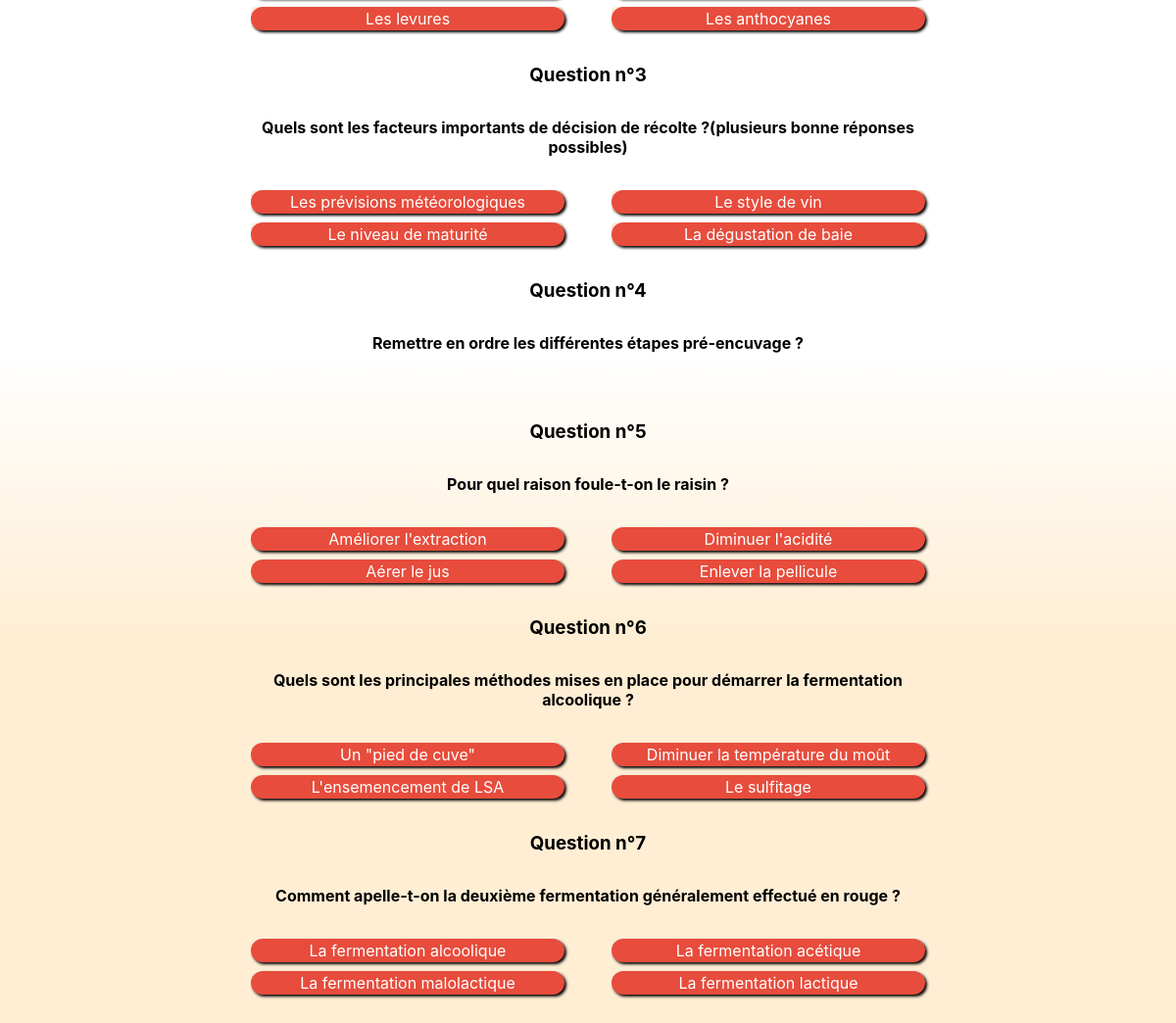
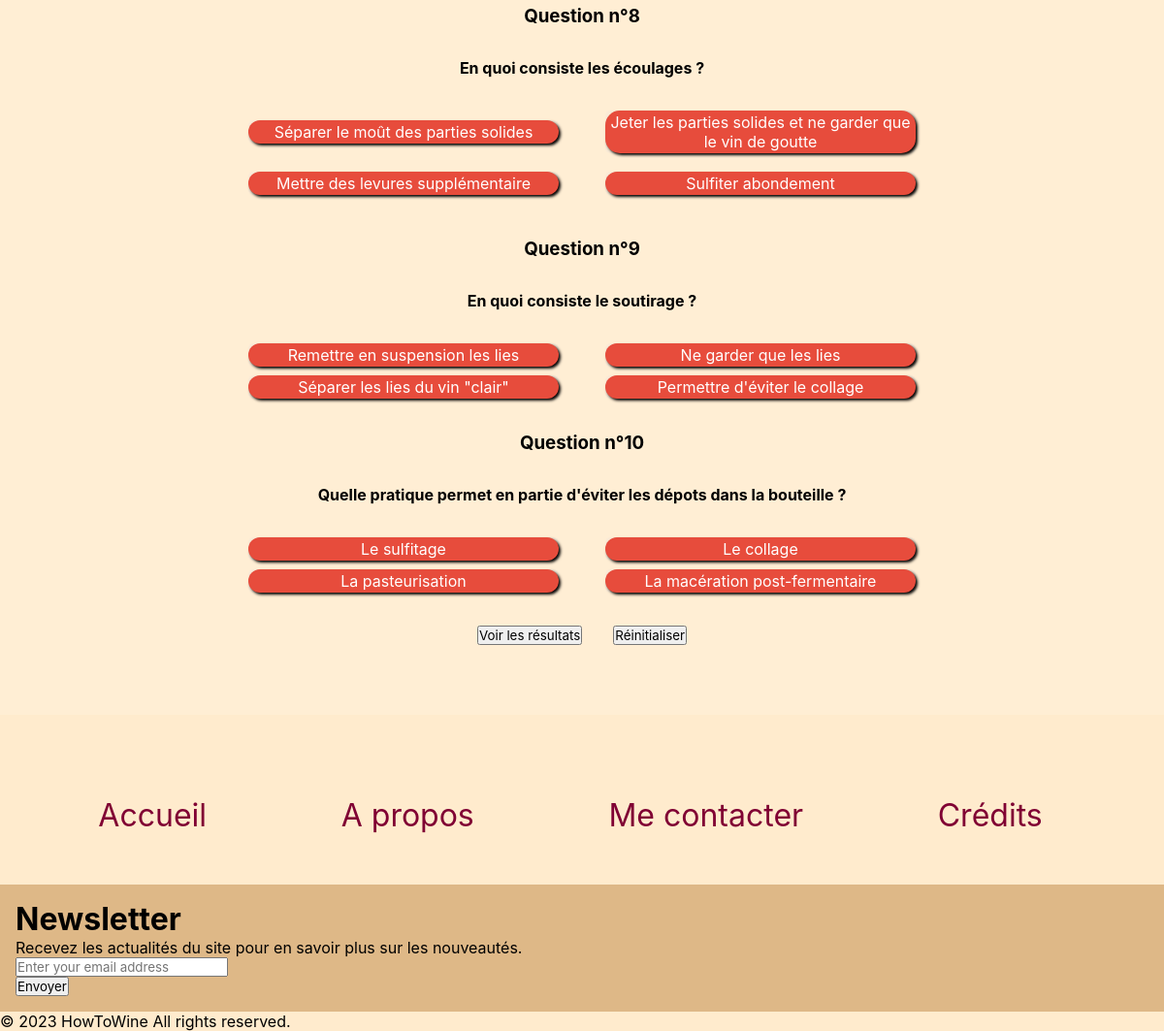
The page /mvc_HowToWine/index.php?page=question&action=consulter&idsoustheme=1&idquestionnaire=1 (lower part) on the database as committed earlier (2 pictures, top to bottom).
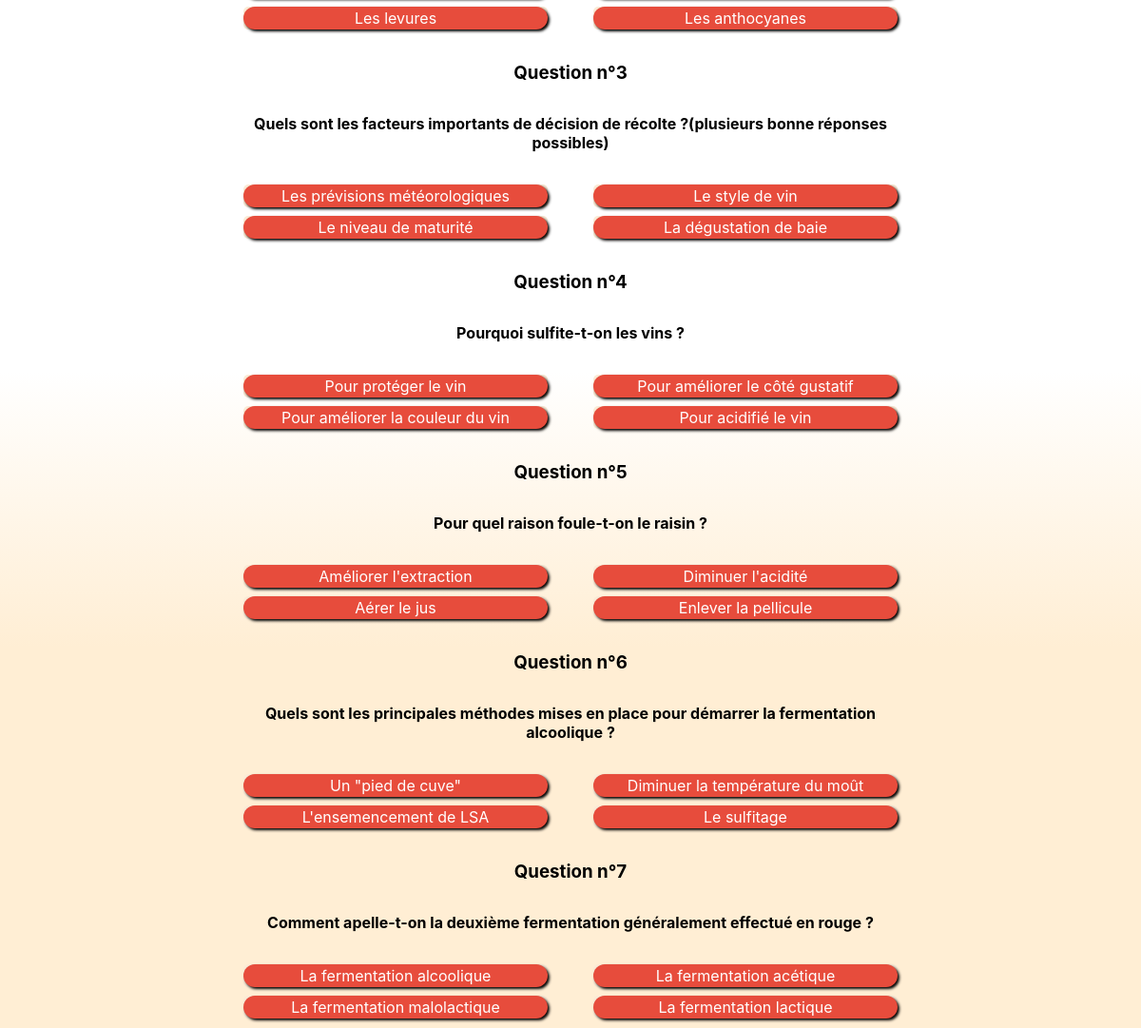
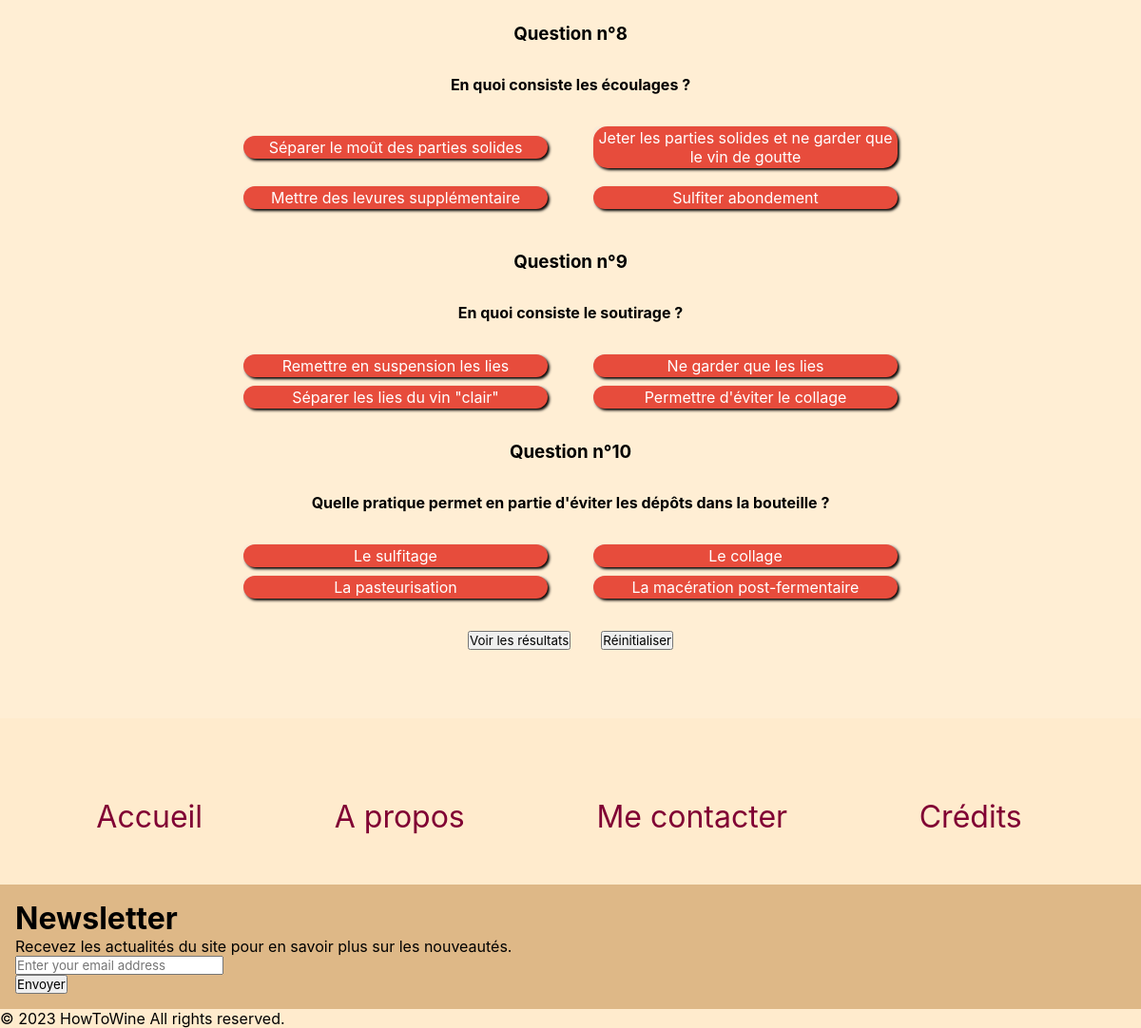
The same page on the database as committed later (2 pictures, top to bottom).
### tables this page shows
CREATE TABLE `reponses` (
  `id` int(11) NOT NULL AUTO_INCREMENT,
  `libelle` text NOT NULL,
  `bonne_reponse` tinyint(1) NOT NULL,
  `id_question` int(11) NOT NULL,
  PRIMARY KEY (`id`),
  KEY `reponses_FK` (`id_question`),
  CONSTRAINT `reponses_FK` FOREIGN KEY (`id_question`) REFERENCES `question` (`id`)
);

CREATE TABLE `question` (
  `id` int(11) NOT NULL AUTO_INCREMENT,
  `intitule` text NOT NULL,
  `id_soustheme` int(11) DEFAULT NULL,
  PRIMARY KEY (`id`),
  KEY `question_FK` (`id_soustheme`)
);

### mvc_HowToWine/includes/core/models/dao/daoQuestion.php (called while the page is built, shortened)
<?php
	require_once "includes/core/models/class/Question.php";
	require_once "includes/core/models/class/Answer.php";
	function getAllQuestionsForQuiz(int $idSubTheme, int $idQuiz){
		$conn = getConnexion();
    	$SQLQuery = "select question.id, intitule
			from question inner join classer on question.id = classer.id_question
			where classer.id_sous_theme = :idsstheme
				and classer.id_questionnaire = :idquestionnaire";
		$SQLStmt = $conn->prepare($SQLQuery);
		$SQLStmt->bindValue(':idsstheme', $idSubTheme, PDO::PARAM_INT);
		$SQLStmt->bindValue(':idquestionnaire', $idQuiz, PDO::PARAM_INT);
		$SQLStmt->execute();
		$questions = array();
		while ($SQLRow = $SQLStmt->fetch(PDO::FETCH_ASSOC)){
			$question = new Question($SQLRow['intitule']);
			$question->setId($SQLRow['id']);
			$questions[] = $question;
		}
		return $questions;
	}
function getAllAnswersByQuestion(int $idQuestion): array{
    $conn = getConnexion();
	$SQLQuery = "SELECT reponses.id , libelle , bonne_reponse
	FROM question
	INNER JOIN reponses ON reponses.id_question = question.id
	WHERE question.id = :id";
	$SQLStmt = $conn->prepare($SQLQuery);
	$SQLStmt->bindValue(':id', $idQuestion, PDO::PARAM_INT);
	$SQLStmt->execute();
	$answersByQuestions = array();
	while ($SQLRow = $SQLStmt->fetch(PDO::FETCH_ASSOC)){
	$answer = new Answer($SQLRow['libelle'], $SQLRow['bonne_reponse']);
	$answer->setId($SQLRow['id']);
	$answersByQuestions[] = $answer;
}
return $answersByQuestions;
}

### mvc_HowToWine/index.php (called while the page is built)
<?php
    require_once("includes/core/rooter.php");

### mvc_HowToWine/includes/core/models/class/Question.php (called while the page is built, shortened)
<?php
	class Question{
		private string $entitled;
		private $answers = array();
		public function __construct(string $entitled = ""){
			$this->entitled = $entitled;
			$this->answers = array();
		}
		public function getEntitled(): string{
			return $this->entitled;
		}
		public function getAnswers(): array{
			return $this->answers;
		}
		public function setAnswers($answers = array()): void{
			$this->answers = $answers;
		}
	}

### mvc_HowToWine/includes/core/models/class/Answer.php (called while the page is built, shortened)
<?php
	class Answer{
		private int $id;
		private string $content;
		public function __construct(string $content ="", bool $good_anwser= false){
			$this->id = 0;
			$this->content = $content;
		}
		public function getId(): int{
			return $this->id;
		}
		public function setId(int $id): void{
			$this->id = $id;
		}
		public function getContent(): string{
			return $this->content;
		}
	}

### mvc_HowToWine/includes/partials/frm_question.phtml (the view, shortened to what this page needs)
<?php
$i = 1;
$j = 1;
foreach($questions as $question){
print('<div class="numberQuestion">');
    print('<h3>Question n°'.$i++.'<h3>');
print('</div>');
print('<h4>'.$question->getEntitled().'</h4>');
print('<div id="answerBox">');
    foreach ($question->getAnswers() as $answer){
        print('<div class="reponseBoite"id="reponse'.$answer->getId().'">');
            print('<div id="chooseBox">');
                print('<label class="checkLabel"for="checkbox-button-opt-'.$j++.'"><div>'.$answer->getContent().'</div>');
            print('</div>');
        print('</div>');
    }
print('</div>');
}

Rows that differ between the two databases and show on the page:
changed question: intitule "Remettre en ordre les différentes étapes pré-encuvage ?" → "Pourquoi sulfite-t-on les vins ?"
added reponses: libelle "Pour protéger le vin", shown under question "Pourquoi sulfite-t-on les vins ?"
added reponses: libelle "Pour améliorer le côté gustatif", shown under question "Pourquoi sulfite-t-on les vins ?"
added reponses: libelle "Pour améliorer la couleur du vin", shown under question "Pourquoi sulfite-t-on les vins ?"
added reponses: libelle "Pour acidifié le vin", shown under question "Pourquoi sulfite-t-on les vins ?"
changed question: intitule "Quelle pratique permet en partie d'éviter les dépots dans la bouteille ?" → "Quelle pratique permet en partie d'éviter les dépôts dans la bouteille ?"
